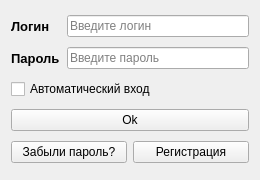
<?xml version="1.0" encoding="UTF-8"?>
<ui version="4.0">
 <class>Form</class>
 <widget class="QWidget" name="Form">
  <property name="geometry">
   <rect>
    <x>0</x>
    <y>0</y>
    <width>260</width>
    <height>180</height>
   </rect>
  </property>
  <property name="minimumSize">
   <size>
    <width>230</width>
    <height>180</height>
   </size>
  </property>
  <property name="maximumSize">
   <size>
    <width>260</width>
    <height>180</height>
   </size>
  </property>
  <property name="windowTitle">
   <string>Вход</string>
  </property>
  <layout class="QVBoxLayout" name="verticalLayout">
   <item>
    <layout class="QHBoxLayout" name="horizontalLayout">
     <item>
      <widget class="QLabel" name="label">
       <property name="minimumSize">
        <size>
         <width>50</width>
         <height>0</height>
        </size>
       </property>
       <property name="font">
        <font>
         <family>Arial</family>
         <pointsize>10</pointsize>
         <italic>false</italic>
         <bold>true</bold>
        </font>
       </property>
       <property name="text">
        <string>Логин</string>
       </property>
      </widget>
     </item>
     <item>
      <widget class="QLineEdit" name="lineEdit_Login">
       <property name="placeholderText">
        <string>Введите логин</string>
       </property>
      </widget>
     </item>
    </layout>
   </item>
   <item>
    <layout class="QHBoxLayout" name="horizontalLayout_2">
     <item>
      <widget class="QLabel" name="label_2">
       <property name="minimumSize">
        <size>
         <width>50</width>
         <height>0</height>
        </size>
       </property>
       <property name="font">
        <font>
         <family>Arial</family>
         <pointsize>10</pointsize>
         <bold>true</bold>
        </font>
       </property>
       <property name="text">
        <string>Пароль</string>
       </property>
      </widget>
     </item>
     <item>
      <widget class="QLineEdit" name="lineEdit_Pasword">
       <property name="placeholderText">
        <string>Введите пароль</string>
       </property>
      </widget>
     </item>
    </layout>
   </item>
   <item>
    <widget class="QCheckBox" name="checkBox_AutoEneter">
     <property name="text">
      <string>Автоматический вход</string>
     </property>
    </widget>
   </item>
   <item>
    <widget class="QPushButton" name="pushButton_LoginOk">
     <property name="text">
      <string>Ok</string>
     </property>
    </widget>
   </item>
   <item>
    <layout class="QHBoxLayout" name="horizontalLayout_3">
     <item>
      <widget class="QPushButton" name="pushButton_FogPasword">
       <property name="text">
        <string>Забыли пароль?</string>
       </property>
      </widget>
     </item>
     <item>
      <widget class="QPushButton" name="pushButton_Regestration">
       <property name="text">
        <string>Регистрация</string>
       </property>
      </widget>
     </item>
    </layout>
   </item>
  </layout>
 </widget>
 <resources/>
 <connections/>
</ui>
